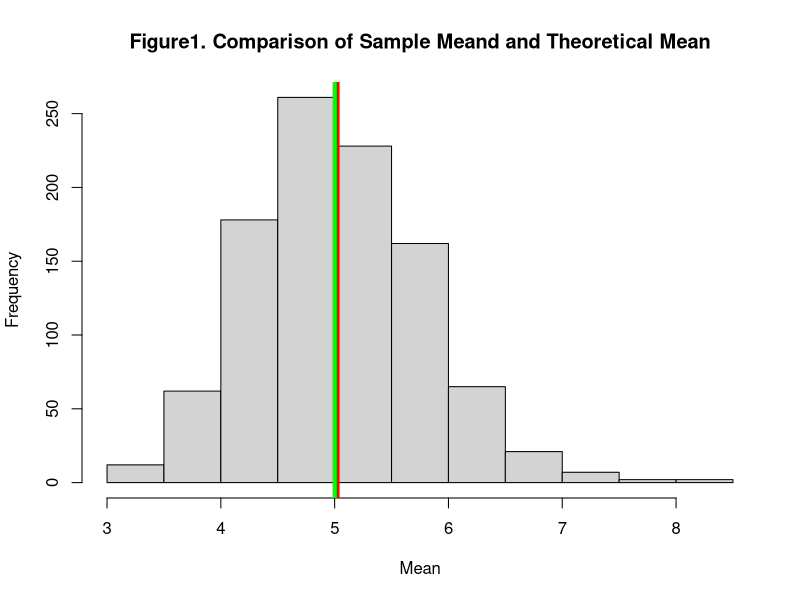
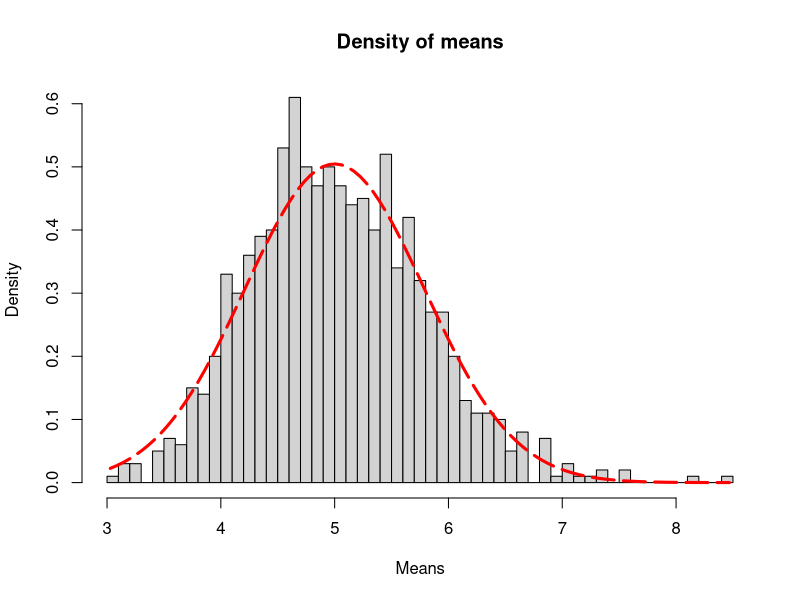

Write R code to recreate these figures, in order.
## ---- chunk 1
# Loading necessary packages
library(datasets)
library(ggplot2)
library(knitr)
library(dplyr)
library(tidyr)
## ---- chunk 2
lambda<- 0.2
n<- 40
simData<- replicate(1000, rexp(n,lambda))

simMeans<- apply(simData, 2, mean)
## ---- chunk 3
sampleMean<- mean(simMeans)
sampleMean
theoreticalMean<- 1/lambda
theoreticalMean
## ---- chunk 4
hist(simMeans, main = "Figure1. Comparison of Sample Meand and Theoretical Mean", xlab="Mean")
abline(v= sampleMean, lw = 4, col= "red")
abline(v= theoreticalMean, lw = 4, col = "green")
## ---- chunk 5
sampleSD<- sd(simMeans)
sampleSD
theoreticalSD<- (1/lambda)/sqrt(n) 
theoreticalSD
sampleVar<- sampleSD^2
sampleVar
theoreticalVAr<- theoreticalSD^2
theoreticalVAr
## ---- chunk 6
xfit<- seq(min(simMeans), max(simMeans), length=100)
yfit<- dnorm(xfit, mean = 1/lambda, sd= (1/lambda)/sqrt(n))
hist(simMeans, breaks=n, prob = T, main = "Density of means", xlab = "Means", ylab = "Density" )
lines(xfit, yfit, pch = 22, lw=3, lty = 5, col="red")
## ---- chunk 7
table_data <- data.frame(
          Variable = c("Mean", "Standard Deviation", "Variance"),
          Simulated = c(sampleMean, sampleSD, sampleVar),
          Theoretical = c(theoreticalMean, theoreticalSD, theoreticalVAr)
)
print(table_data)
